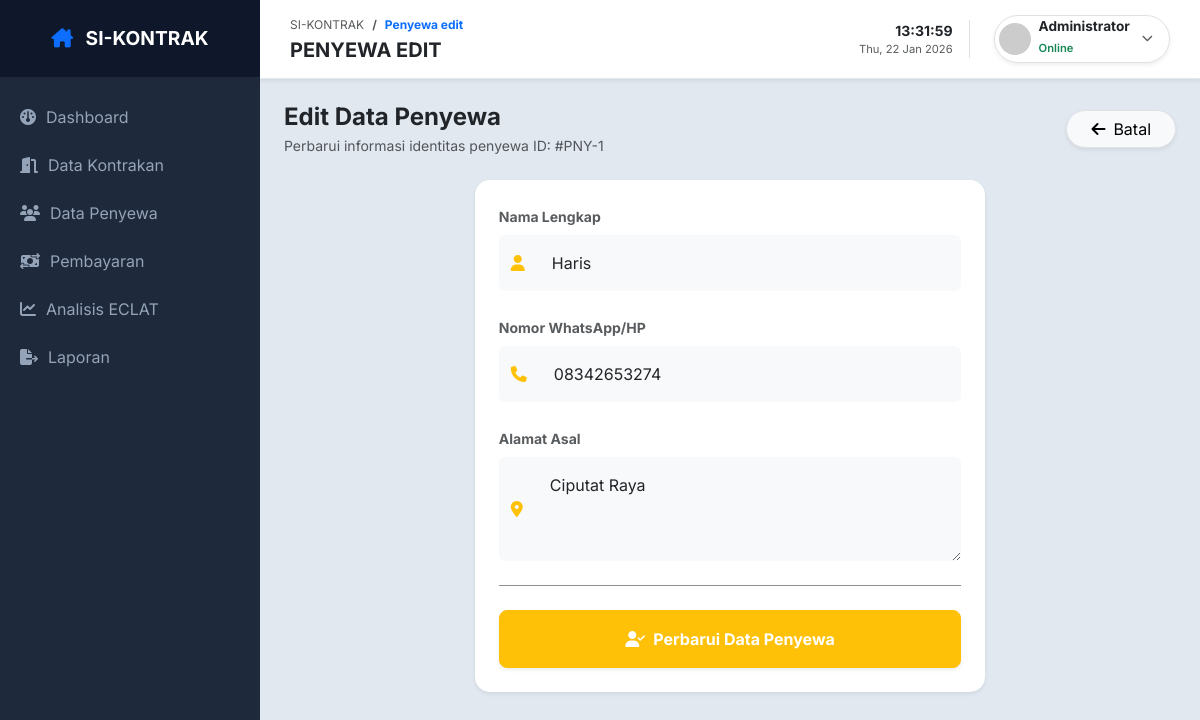
Screenshot of /index.php?page=penyewa_edit&id=1 (signed in) with the database file from the repository.
### tables this page shows
CREATE TABLE `penyewa` (
  `id_penyewa` int(11) NOT NULL,
  `nama_penyewa` varchar(100) NOT NULL,
  `id_kontrakan` int(11) DEFAULT NULL,
  `no_hp` varchar(20) DEFAULT NULL,
  `alamat` text DEFAULT NULL
);

### master/edit_penyewa.php (the view, shortened to what this page needs)
<?php
$id = isset($_GET['id']) ? mysqli_real_escape_string($conn, $_GET['id']) : '';
$query_get = mysqli_query($conn, "SELECT * FROM penyewa WHERE id_penyewa = '$id'");
$data_lama = mysqli_fetch_assoc($query_get);
?>
<div class="d-flex justify-content-between align-items-center mb-4" data-aos="fade-right">
    <div>
        <h4 class="fw-bold mb-1 text-dark">Edit Data Penyewa</h4>
        <p class="text-muted small mb-0">Perbarui informasi identitas penyewa ID: #PNY-<?= $id ?></p>
    </div>
    <a href="index.php?page=penyewa" class="btn btn-light px-4 shadow-sm rounded-pill border">
        <i class="fa-solid fa-arrow-left me-2"></i>Batal
    </a>
</div>
<div class="row justify-content-center" data-aos="fade-up">
    <div class="col-md-7">
        <div class="card border-0 shadow-sm" style="border-radius: 15px;">
            <div class="card-body p-4">
                <form action="" method="POST">
                    <div class="mb-4">
                        <label class="form-label fw-bold text-muted small uppercase">Nama Lengkap</label>
                        <div class="input-group">
                            <span class="input-group-text bg-light border-0"><i class="fa-solid fa-user text-warning"></i></span>
                            <input type="text" name="nama_penyewa" class="form-control bg-light border-0 p-3"
                                   value="<?= htmlspecialchars($data_lama['nama_penyewa']) ?>" required>
                        </div>
                    </div>
                    <div class="mb-4">
                        <label class="form-label fw-bold text-muted small uppercase">Nomor WhatsApp/HP</label>
                        <div class="input-group">
                            <span class="input-group-text bg-light border-0"><i class="fa-solid fa-phone text-warning"></i></span>
                            <input type="number" name="no_hp" class="form-control bg-light border-0 p-3"
                                   value="<?= $data_lama['no_hp'] ?>" required>
                        </div>
                    </div>
                    <div class="mb-4">
                        <label class="form-label fw-bold text-muted small uppercase">Alamat Asal</label>
                        <div class="input-group">
                            <span class="input-group-text bg-light border-0"><i class="fa-solid fa-location-dot text-warning"></i></span>
                            <textarea name="alamat" class="form-control bg-light border-0 p-3" rows="3" required><?= htmlspecialchars($data_lama['alamat']) ?></textarea>
                        </div>
                    </div>
                    <hr class="my-4 opacity-50">
                    <div class="d-grid">
                        <button type="submit" name="update" class="btn btn-warning p-3 shadow-sm rounded-3 fw-bold text-white">
                            <i class="fa-solid fa-user-check me-2"></i>Perbarui Data Penyewa
                        </button>
                    </div>
                </form>
            </div>
        </div>
    </div>
</div>

### index.php (style rules this page uses)
body { font-family: 'Inter', sans-serif; background-color: #e2e8f0; }

### rows the page displays
penyewa: nama_penyewa "Haris", no_hp "08342653274", alamat "Ciputat Raya"

### other values shown
str_replace('_', ' ', $page) "Penyewa edit"
str_replace('_', ' ', $page) "PENYEWA EDIT"
$id "1"
